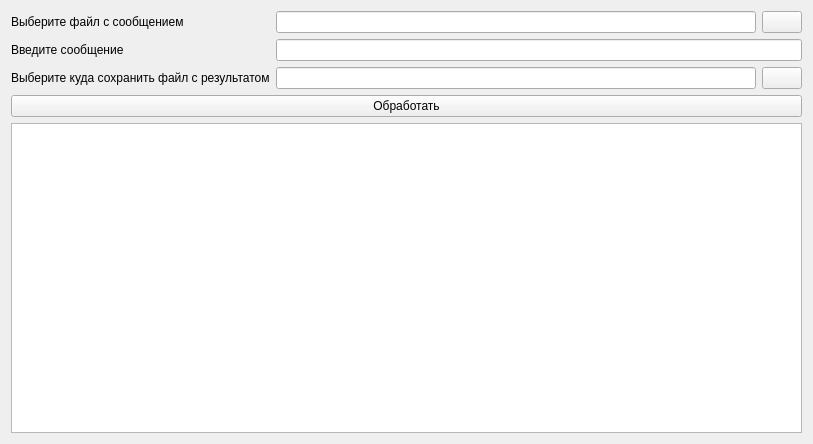
<?xml version="1.0" encoding="UTF-8"?>
<ui version="4.0">
 <class>Widget</class>
 <widget class="QWidget" name="Widget">
  <property name="geometry">
   <rect>
    <x>0</x>
    <y>0</y>
    <width>813</width>
    <height>444</height>
   </rect>
  </property>
  <property name="windowTitle">
   <string>Обработчик</string>
  </property>
  <property name="windowIcon">
   <iconset>
    <normaloff>:/build-MorzyankaTRS-Desktop_Qt_5_12_2_MinGW_32_bit-Debug/icon/system-monitor-network.png</normaloff>:/build-MorzyankaTRS-Desktop_Qt_5_12_2_MinGW_32_bit-Debug/icon/system-monitor-network.png</iconset>
  </property>
  <layout class="QGridLayout" name="gridLayout">
   <item row="0" column="0">
    <widget class="QLabel" name="fileTxtLBL">
     <property name="text">
      <string>Выберите файл с сообщением</string>
     </property>
    </widget>
   </item>
   <item row="0" column="1">
    <widget class="QLineEdit" name="fileTxtLED"/>
   </item>
   <item row="0" column="2">
    <widget class="QPushButton" name="fileTxtPBN">
     <property name="text">
      <string/>
     </property>
     <property name="icon">
      <iconset resource="res.qrc">
       <normaloff>:/papka.png</normaloff>:/papka.png</iconset>
     </property>
    </widget>
   </item>
   <item row="1" column="0">
    <widget class="QLabel" name="fileMesLBL">
     <property name="text">
      <string>Введите сообщение</string>
     </property>
    </widget>
   </item>
   <item row="2" column="1">
    <widget class="QLineEdit" name="fileTxtLED_2"/>
   </item>
   <item row="2" column="2">
    <widget class="QPushButton" name="fileTxtPBN_2">
     <property name="text">
      <string/>
     </property>
     <property name="icon">
      <iconset resource="res.qrc">
       <normaloff>:/papka.png</normaloff>:/papka.png</iconset>
     </property>
    </widget>
   </item>
   <item row="2" column="0">
    <widget class="QLabel" name="fileTxtLBL_2">
     <property name="text">
      <string>Выберите куда сохранить файл с результатом</string>
     </property>
    </widget>
   </item>
   <item row="4" column="0" colspan="3">
    <widget class="QPlainTextEdit" name="logPTE">
     <property name="font">
      <font>
       <family>Courier New</family>
       <pointsize>12</pointsize>
      </font>
     </property>
     <property name="lineWrapMode">
      <enum>QPlainTextEdit::NoWrap</enum>
     </property>
     <property name="readOnly">
      <bool>true</bool>
     </property>
    </widget>
   </item>
   <item row="3" column="0" colspan="3">
    <widget class="QPushButton" name="processPBN">
     <property name="text">
      <string>Обработать</string>
     </property>
     <property name="icon">
      <iconset resource="res.qrc">
       <normaloff>:/65af2a2808c7a147fb4f6ba50286b126--psd-photoshop.jpg</normaloff>:/65af2a2808c7a147fb4f6ba50286b126--psd-photoshop.jpg</iconset>
     </property>
    </widget>
   </item>
   <item row="1" column="1" colspan="2">
    <widget class="QLineEdit" name="fileMesLED"/>
   </item>
  </layout>
 </widget>
 <layoutdefault spacing="6" margin="11"/>
 <resources>
  <include location="res.qrc"/>
 </resources>
 <connections>
  <connection>
   <sender>fileTxtPBN</sender>
   <signal>clicked()</signal>
   <receiver>Widget</receiver>
   <slot>fileSelectSlot()</slot>
   <hints>
    <hint type="sourcelabel">
     <x>824</x>
     <y>25</y>
    </hint>
    <hint type="destinationlabel">
     <x>425</x>
     <y>292</y>
    </hint>
   </hints>
  </connection>
  <connection>
   <sender>fileTxtPBN_2</sender>
   <signal>clicked()</signal>
   <receiver>Widget</receiver>
   <slot>fileSelectSlot()</slot>
   <hints>
    <hint type="sourcelabel">
     <x>824</x>
     <y>97</y>
    </hint>
    <hint type="destinationlabel">
     <x>425</x>
     <y>292</y>
    </hint>
   </hints>
  </connection>
 </connections>
 <slots>
  <slot>fileSelectSlot()</slot>
 </slots>
</ui>
